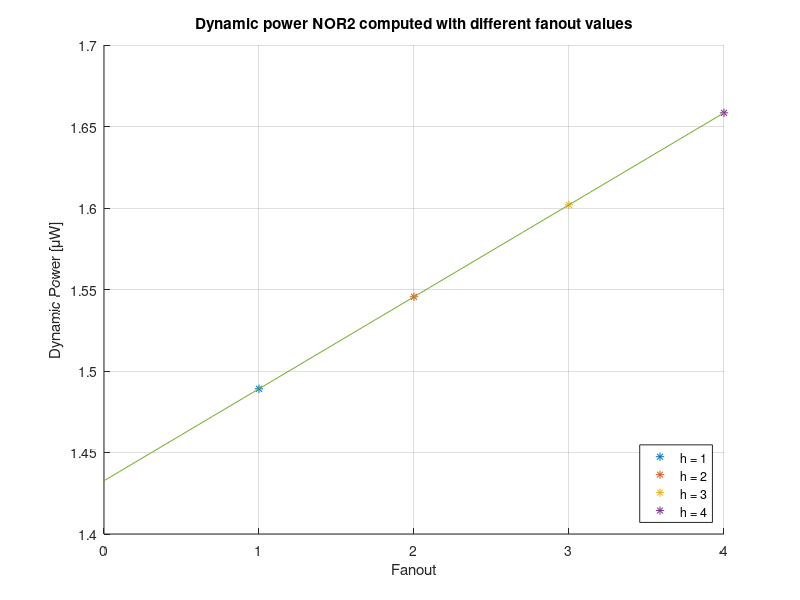
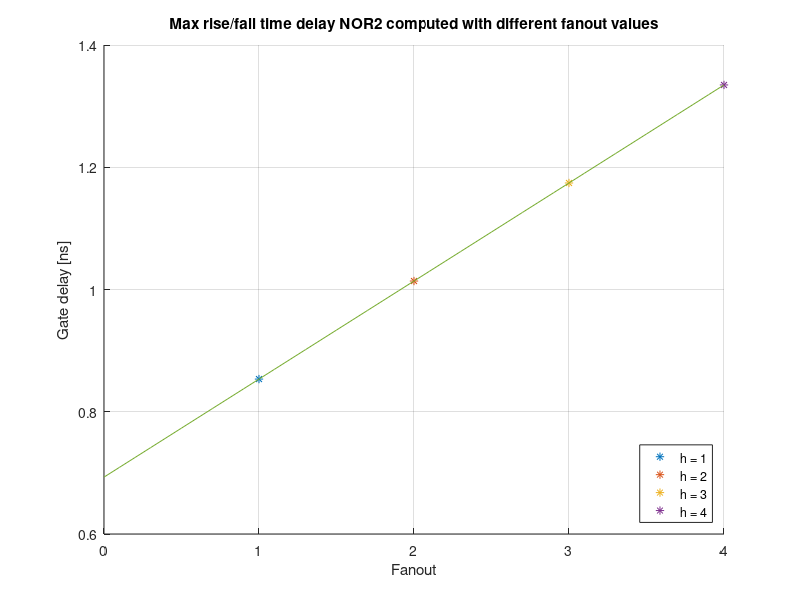

The MATLAB script that drew these images, in order:
clear all
close all
clc


%Constants and physical parameters

Vdd     = 0.97; %V
Vth_n   = 0; %V
Vth_p   = 0; %V
Cox     = 2.6562e-6; %pF/um^2
Lgate   = 27; %nm
Wgate_n = 270; %nm for nMOS
Xj      = 0; %nm
Cj0n    = 2.7e-3; %pF/um^2
Cj0p    = 3.3e-3; %pF/um^2
Cjswn   = 9.2e-4; %pF/um
Cjswp   = 8e-4; %pF/um
Cgd0n   = 1.35e-4; %pF/um
Cgd0p   = 1e-4; %pF/um
Ion_n   = 1200; %uA/um
Ion_p   = 0; %nA/um
Ioff_n  = 100; %nA/um
Ioff_p  = 129; %nA/um
Igate_n = 224; %nA/um
Igate_p = 290; %nA/um
mueff_n = 1.4*1e11; %um^2/Vs %%%%verificare
mueff_p = 0.45*1e11; %um^2/Vs
Gamma   = 0; %um^2/Vs
Mjn     = 0.38; % %
Mjp     = 0.45; % %
Mswn    = 0.22; % %
Mswp    = 0.265; % %
Pbn     = 0.85; %V
Pbp     = 0.87; %V
Pbswn   = 0.67; %V
Pbswp   = 0.76; %V
Pa      = 0.5; %Probability input signal A is equal to 1
Pb      = 0.5; %Probability input signal B is equal to 1
freq    = 1;   %GHz
const   = 2;

% Transistor dimensions	um

	Wn2 			= 2*Wgate_n; %nm %abbiamo tolto 1e-3        		
	Wp 			= 1.29.*Wgate_n; %nm %abbiamo tolto 1e-3	


% D/S dimensions
	
	Leff		=	Lgate-Gamma.*Xj;  %nm effective lenght
	fs_I		=	Leff./1000;       %to move from nm to um
	WD			=	fs_I;
	lungh_diff	=	2.5.*fs_I;        %um Source and drain diffusion length
	
    %perim_N		=	2.*lungh_diff+WD; %nm perimeter nMOS dimension
	%perim_P		=	2.*lungh_diff+1.29.*WD; %nm perimeter pMOS dimension
    
    perim_N = 2*lungh_diff*1e3 + Wn2;     %nm = [um]*1000+[nm]
    perim_P = 2*lungh_diff*1e3 + Wp;      %nm = [um]*1000+[nm]



% Capacitances

	Cbottom_n	=	lungh_diff.*Cj0n.*(1+Vdd./(2.*Pbn)).^(-Mjn);  %pF/um nMOS source and drain diffusion capacitance 
	Csidewall_n	=	Cjswn.*(1+Vdd./(2.*Pbswn)).^(-Mswn); 	%pF./um nMOS source and drain sidewall capacitance
	Cbottom_p	=	lungh_diff.*Cj0p.*(1+Vdd./(2.*Pbp)).^(-Mjp); 	%pF./um pMOS source and drain diffusion capacitance
	Csidewall_p	=	Cjswp.*(1+Vdd./(2.*Pbswp)).^(-Mswp);   %pF./um pMOS source and drain sidewall capacitance
    Coverlap_n  =   Cgd0n.*Wn2*1e-3; %pF 
    Coverlap_p  =   Cgd0n.*Wp*1e-3; %pF
	Cjn			=	Cbottom_n.*WD+Csidewall_n.*perim_N/1000;		%pF nMOS junction capacitance 
	Cjp			=	Cbottom_p.*2.*WD+Csidewall_p.*perim_P/1000;	    %pF pMOS junction capacitance 
	C_ox_n 		= 	Cox.*Wn2.*Leff.*1e-6;%pF effective nMOS oxide capacitance 
	C_ox_p 		= 	Cox.*Wp.*Leff.*1e-6;%pF effective pMOS oxide capacitance

% MOS resistances for delay

	Rn 			= 	1/(mueff_n*Cox*(Wn2/Leff)*(Vdd-Vth_n))*1e12;	%Ohm nMOS channel resistance
	Rp			= 	1/(mueff_p*Cox*( Wp/Leff)*abs(Vth_p-Vdd))*1e12;	%Ohm pMOS channel resistance

% Ig

	Igate_nmos 	= 	Igate_n.*Wn2/1000;    %nA=[nA/um]*(nm/1000);
	Igate_pmos 	= 	Igate_p.*Wp/1000;     %nA=[nA/um]*(nm/1000);

% Ioff

	Ioff_nmos 	= 	Ioff_n.*Wn2/1000;          %nA=[nA/um]*(nm/1000);
	Ioff_pmos 	= 	Ioff_p.*Wp/1000;           %nA=[nA/um]*(nm/1000);

% Outputs

% Dynamic power

	Cin 		= 	C_ox_n*const+C_ox_p+2*Coverlap_n+2*Coverlap_p;  %pF
	Cl 			=  	C_ox_n+C_ox_p+2*Coverlap_n+2*Coverlap_p;        %pF
	Cjn			=	(Cbottom_n.*Wn2+Csidewall_n.*perim_N)*1e-3;		%pF
	Cjp			=	(Cbottom_p.*Wp +Csidewall_p.*perim_P)*1e-3;	    %pF
	CinN 		= 	Cox*Leff*1e-6*Wn2 + 2*Coverlap_n ;	%pF
	CinP 		= 	Cox*Leff*1e-6*Wp + 2*Coverlap_p ;
	%Cx1 		=	Cjn; %since we are assuming interdigitated structure
	%Cx2 		= 	Cjn; %since the Nmos are in series
    Cx          =   2*Cjn; %since Cx1=Cx2. 
    
    figure;
	for h=1:4 % Different fanouts
		i(h) = h;
        Cy = Cjp + Cjn + h*Cl;
		Calpha = 3*CinN + 1.5*Cx + 0.5*Cy +  2*CinP;
		Power_dynamic_nor2(h) = 0.5*freq*Calpha*Vdd^2*1e3; % microW	
        hold on
        plot(h,Power_dynamic_nor2(h),'*')
        title('Dynamic power NOR2 computed with different fanout values');
        xlabel('Fanout');
        ylabel('Dynamic Power [\muW]');
        grid on
    end ;
    p = polyfit(i,Power_dynamic_nor2,1);
    x1 = linspace(0,4,41);
    y1 = polyval(p,x1);
    plot(x1,y1);
    legend('h = 1', 'h = 2', 'h = 3', 'h = 4', 'Location', 'SouthEast');

% Delay
    figure;
	for h=1:4 % Different fanouts
		i(h) = h;
        CMOS_tpdr = Rp*(Cjp + Cjn + h*Cl);
		CMOS_tpdf = Rn*(4*Cjn + 2*Cjp + 2*h*Cl);
	    t_delay(h)= max(CMOS_tpdr,CMOS_tpdf)/1e3; % ps
        hold on
        plot(h,t_delay(h),'*')
        title('Max rise/fall time delay NOR2 computed with different fanout values');
        xlabel('Fanout');
        ylabel('Gate delay [ns]');
        grid on
    end ;
    p = polyfit(i,t_delay,1);
    x1 = linspace(0,4,41);
    y1 = polyval(p,x1);
    plot(x1,y1);
    legend('h = 1', 'h = 2', 'h = 3', 'h = 4', 'Location', 'SouthEast');

% Static power

	I_leak = (1/8)*( 4*Igate_pmos + 3*Ioff_pmos + 16*Igate_nmos + 20*Ioff_nmos); % nA
	Power_static_nor2 = Vdd*I_leak %nW